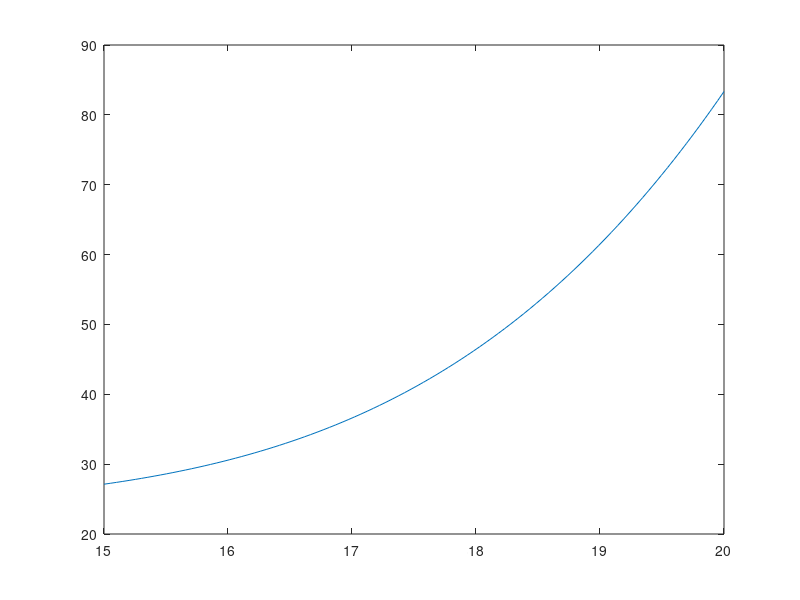

The MATLAB script that drew this image:
clear
clc

function y=f(x)
y = 0.0074*x.^4-0.284*x.^3+3.55*x.^2-12.183*x-5;
end

function yaksen=turunan(x)
yaksen=0.0296*x.^3-0.852*x^2+7.1*x-12.183;
end

x=linspace(15,20);
plot(x,f(x));
itermaks= 1000;
epsilon= 10^(-20);
xlama=16.15;
for k= 1:itermaks;
    xbaru=xlama-(f(xlama)/turunan(xlama));
    if abs(xbaru-xlama) < epsilon;
        break;
end
xlama=xbaru
end
